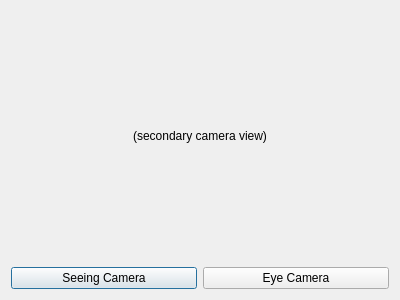
<?xml version="1.0" encoding="UTF-8"?>
<ui version="4.0">
 <class>SecondaryWindow</class>
 <widget class="QDialog" name="SecondaryWindow">
  <property name="geometry">
   <rect>
    <x>0</x>
    <y>0</y>
    <width>400</width>
    <height>300</height>
   </rect>
  </property>
  <property name="windowTitle">
   <string>Secondary Camera View</string>
  </property>
  <layout class="QVBoxLayout" name="verticalLayout">
   <item>
    <widget class="QLabel" name="label">
     <property name="sizePolicy">
      <sizepolicy hsizetype="Expanding" vsizetype="Expanding">
       <horstretch>0</horstretch>
       <verstretch>0</verstretch>
      </sizepolicy>
     </property>
     <property name="text">
      <string>(secondary camera view)</string>
     </property>
     <property name="alignment">
      <set>Qt::AlignCenter</set>
     </property>
    </widget>
   </item>
   <item>
    <layout class="QHBoxLayout" name="horizontalLayout">
     <property name="sizeConstraint">
      <enum>QLayout::SetMinimumSize</enum>
     </property>
     <item>
      <widget class="QPushButton" name="pushButton">
       <property name="text">
        <string>Seeing Camera</string>
       </property>
      </widget>
     </item>
     <item>
      <widget class="QPushButton" name="pushButton_2">
       <property name="text">
        <string>Eye Camera</string>
       </property>
      </widget>
     </item>
    </layout>
   </item>
  </layout>
 </widget>
 <resources/>
 <connections/>
</ui>
